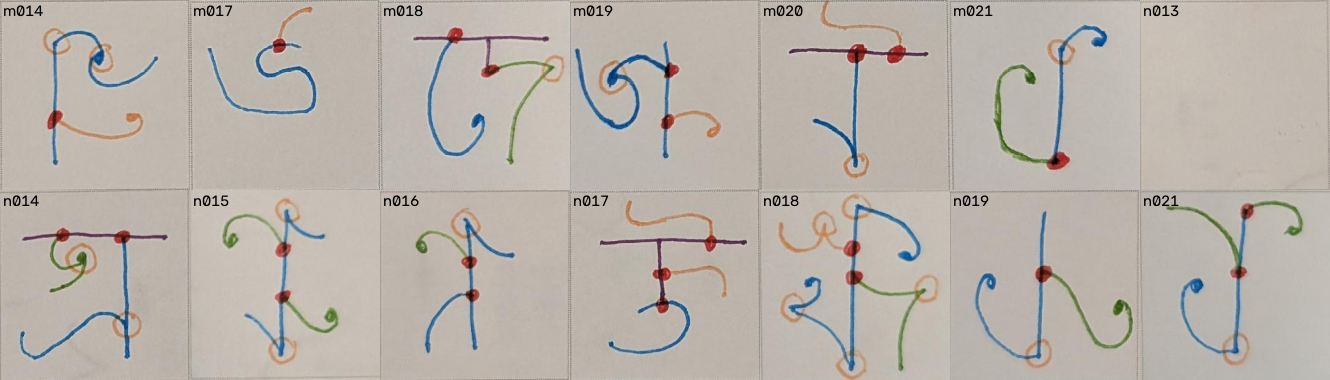
#> input picture scripts/script_analysis/strokegen/trace/chk.png, 1330 x 380 px
$ python ink.py chk.png out.png
#> lines starting #> are read from the running program, lines starting #| are printed output that depends on the picture; after the words box and inside, x2 and y2 are one past the last pixel; in counts of white or black regions, pixels touching at a corner belong together
"""Turn one rectified photo patch (400x400 = the 100x100 frame) of the owner's hand-drawn letter into a stroke graph.
Colours: blue = body stroke, green = second stroke, orange open curve = accent, purple = bar; red blob = 'red' junction; orange ring = 'touch' junction."""
import cv2, numpy as np, math
from skimage.morphology import skeletonize
from scipy import ndimage as ndi
K = 4.0                                                                    # px per frame unit

def masks(P):
    hsv = cv2.cvtColor(cv2.GaussianBlur(P, (5, 5), 0), cv2.COLOR_BGR2HSV); H, S, V = hsv[..., 0], hsv[..., 1], hsv[..., 2]
    Sbg = cv2.medianBlur(S, 61); rel = S.astype(np.int16) - Sbg.astype(np.int16)                            # saturation above the local paper level
    ok = (rel > 22) & (V > 55)
    m = {"blue": ok & (H >= 90) & (H <= 120), "green": ok & (H >= 30) & (H <= 70), "orange": (rel > 16) & (V > 110) & (H >= 7) & (H <= 26),
         "purple": ok & (H >= 146) & (H <= 172), "red": ok & ((H <= 6) | (H >= 173)) & (S > 100)}
    k = np.ones((3, 3), np.uint8)
    return {c: cv2.morphologyEx(cv2.morphologyEx(v.astype(np.uint8) * 255, cv2.MORPH_OPEN, k), cv2.MORPH_CLOSE, np.ones((9, 9) if c != "orange" else (5, 5), np.uint8)) for c, v in m.items()}

def blobs(mask, amin):
    n, lab, st, cen = cv2.connectedComponentsWithStats(mask); return [(tuple(cen[i]), st[i, 4], lab == i) for i in range(1, n) if st[i, 4] >= amin]

def _circle3(p, q, r):
    ax, ay = p; bx, by = q; cx, cy = r; d = 2 * (ax * (by - cy) + bx * (cy - ay) + cx * (ay - by))
    if abs(d) < 1e-6: return None
    ux = ((ax * ax + ay * ay) * (by - cy) + (bx * bx + by * by) * (cy - ay) + (cx * cx + cy * cy) * (ay - by)) / d
    uy = ((ax * ax + ay * ay) * (cx - bx) + (bx * bx + by * by) * (ax - cx) + (cx * cx + cy * cy) * (bx - ax)) / d
    return ux, uy, math.hypot(ax - ux, ay - uy)

def rings(orange, rmin=16, rmax=31, tol=3.2, span=250, tries=900, seed=1):
    """orange rings (touch junctions): circles whose circumference is mostly covered by orange skeleton, found by RANSAC (gaps and tails allowed).
    returns [(centre, radius)] and the orange mask with the ring bands erased"""
    rng = np.random.default_rng(seed); out = []; er = orange.copy()
    sk = skeletonize(orange > 0); ys, xs = np.nonzero(sk); P = np.c_[xs, ys].astype(float)
    alive = np.ones(len(P), bool)
    while alive.sum() > 25:
        idx = np.nonzero(alive)[0]; best = None
        for _ in range(tries):
            i = rng.choice(idx); near = idx[np.hypot(*(P[idx] - P[i]).T) < 2 * rmax]
            if len(near) < 3: continue
            j, k = rng.choice(near, 2, replace=False); c = _circle3(P[i], P[j], P[k])
            if c is None or not rmin <= c[2] <= rmax: continue
            d = np.hypot(P[idx, 0] - c[0], P[idx, 1] - c[1]); inl = idx[np.abs(d - c[2]) < tol]
            if len(inl) < 20: continue
            ang = np.arctan2(P[inl, 1] - c[1], P[inl, 0] - c[0]); cover = len(set(((ang + np.pi) / (2 * np.pi) * 36).astype(int) % 36)) * 10
            if cover >= span and (best is None or cover * len(inl) > best[0]): best = (cover * len(inl), c, inl)
        if best is None: break
        _, c, inl = best
        # refine by least squares on the inliers
        A = np.c_[2 * P[inl, 0], 2 * P[inl, 1], np.ones(len(inl))]; sol = np.linalg.lstsq(A, P[inl, 0] ** 2 + P[inl, 1] ** 2, rcond=None)[0]
        cx, cy = sol[0], sol[1]; r = math.sqrt(max(sol[2] + cx * cx + cy * cy, 1)); out.append(((float(cx), float(cy)), float(r)))
        alive[inl] = False
        dd = np.hypot(P[:, 0] - cx, P[:, 1] - cy); alive &= ~(np.abs(dd - r) < tol + 1)
        yy, xx = np.ogrid[:orange.shape[0], :orange.shape[1]]; D = np.hypot(xx - cx, yy - cy); er[np.abs(D - r) < 11] = 0
    return out, er

def skel_graph(mask):
    sk = skeletonize(mask > 0); ys, xs = np.nonzero(sk); S = set(zip(xs, ys))
    nb = lambda p: [(p[0] + dx, p[1] + dy) for dx in (-1, 0, 1) for dy in (-1, 0, 1) if (dx or dy) and (p[0] + dx, p[1] + dy) in S]
    deg = {p: len(nb(p)) for p in S}; nodes = {p for p in S if deg[p] != 2}
    # merge adjacent node pixels into clusters
    lab = {}; cl = []
    for p in nodes:
        if p in lab: continue
        stack = [p]; c = []; lab[p] = len(cl)
        while stack:
            q = stack.pop(); c.append(q)
            for r in nb(q):
                if r in nodes and r not in lab: lab[r] = len(cl); stack.append(r)
        cl.append(c)
    cen = [np.mean(c, axis=0) for c in cl]; seen = set(); edges = []
    for p in nodes:
        for q in nb(p):
            if q in nodes and lab[q] == lab[p]: continue
            if (p, q) in seen: continue
            path = [p, q]; seen.add((p, q)); cur, prev = q, p
            while cur not in nodes:
                nxt = [r for r in nb(cur) if r != prev]
                if not nxt: break
                prev, cur = cur, nxt[0]; path.append(cur)
            seen.add((cur, prev)); a = lab[p]; b = lab.get(cur, None)
            if b is None: b = len(cl); cl.append([cur]); cen.append(np.array(cur, float)); lab[cur] = b
            edges.append((a, b, np.array(path, float)))
    return cen, edges

def tangent(path, end, n=14):
    seg = path[:n] if end == 0 else path[::-1][:n]; v = seg[-1] - seg[0]; l = np.linalg.norm(v); return v / l if l else v

def strokes_from(mask, minlen=20, straight=-0.75):
    cen, edges = skel_graph(mask); edges = [e for e in edges if len(e[2]) >= 3 or e[0] != e[1]]
    # prune short spurs hanging off a junction
    deg = {}
    for a, b, p in edges: deg[a] = deg.get(a, 0) + 1; deg[b] = deg.get(b, 0) + 1
    edges = [e for e in edges if not (len(e[2]) < 11 and (deg[e[0]] == 1) != (deg[e[1]] == 1))]
    inc = {}
    for i, (a, b, p) in enumerate(edges): inc.setdefault(a, []).append((i, 0)); inc.setdefault(b, []).append((i, 1))
    link = {}                                                              # (edge,end) -> (edge,end) joined straight through a node
    for n, L in inc.items():
        if len(L) < 2: continue
        cand = []
        for x in range(len(L)):
            for y in range(x + 1, len(L)):
                d = float(tangent(edges[L[x][0]][2], L[x][1]) @ tangent(edges[L[y][0]][2], L[y][1]))
                if d < straight: cand.append((d, L[x], L[y]))
        used = set()
        for d, u, v in sorted(cand):
            if u in used or v in used: continue
            used |= {u, v}; link[u] = v; link[v] = u
    out = []; done = set()
    for i, (a, b, p) in enumerate(edges):
        if i in done: continue
        # walk to one extremity of the chain
        cur, end = i, 0
        walked = {(cur, end)}
        while (cur, end) in link:
            nxt, ne = link[(cur, end)]; cur, end = nxt, 1 - ne
            if (cur, end) in walked: break                                  # closed cycle: start anywhere
            walked.add((cur, end))
        if cur == i and (cur, 0) in link and (cur, 1) in link: pass
        chain = []; e, s = cur, end                                       # s = end where we start reading
        seen = set()
        while e not in seen:
            seen.add(e); path = edges[e][2]; chain.append(path if s == 0 else path[::-1]); done.add(e)
            nxt = link.get((e, 1 - s))
            if nxt is None: break
            e, s = nxt[0], nxt[1]
        pl = np.vstack(chain)
        if len(pl) >= minlen: out.append(pl)
    return out

def simplify(pl, eps=2.2):
    ap = cv2.approxPolyDP(pl.astype(np.float32).reshape(-1, 1, 2), eps, False).reshape(-1, 2); return ap

def extract(P):
    M = masks(P); red = blobs(M["red"], 60); orr, orange_er = rings(M["orange"])
    strokes = []; width = {}
    # bridge the red dots into every colour so strokes that pass under a dot stay connected there
    redm = M["red"].copy(); redm = cv2.dilate(redm, np.ones((5, 5), np.uint8))
    for col, role in (("blue", "body"), ("green", "second"), ("purple", "struct"), ("orange", "accent")):
        m = M[col] if col != "orange" else orange_er; m = cv2.bitwise_or(m, redm) if col != "orange" else m
        for c, r in orr: cv2.circle(m, (int(c[0]), int(c[1])), int(r + 3), 0, -1) if col != "orange" and False else None
        for pl in strokes_from(m):
            if col == "orange":
                ln = np.linalg.norm(np.diff(pl, axis=0), axis=1).sum()
                near = any(min(math.dist(pl[0], c), math.dist(pl[-1], c)) < r + 18 for c, r in orr)            # an arm that really starts at a ring is kept
                if ln < (46 if near else 40): continue                                                         # stubs left where a ring was erased
            strokes.append((role, pl))
    return M, strokes, [c for c, a, _ in red], [c for c, r in orr]
if __name__ == "__main__":
    import sys
    P = cv2.imread(sys.argv[1]); M, st, red, orr = extract(P); vis = P.copy()
#> further down, P is the input picture: shape (380, 1330, 3); mean B, G, R 170.6, 178.2, 185.4
#> in masks, `hsv = cv2.cvtColor(cv2.GaussianBlur(P, (5, 5), 0), cv2.COLOR_BGR2HSV)`: hsv: shape (380, 1330, 3); mean H, S, V 20.9, 26.7, 187.5
#> in masks, `ok = (rel > 22) & (V > 55)`:
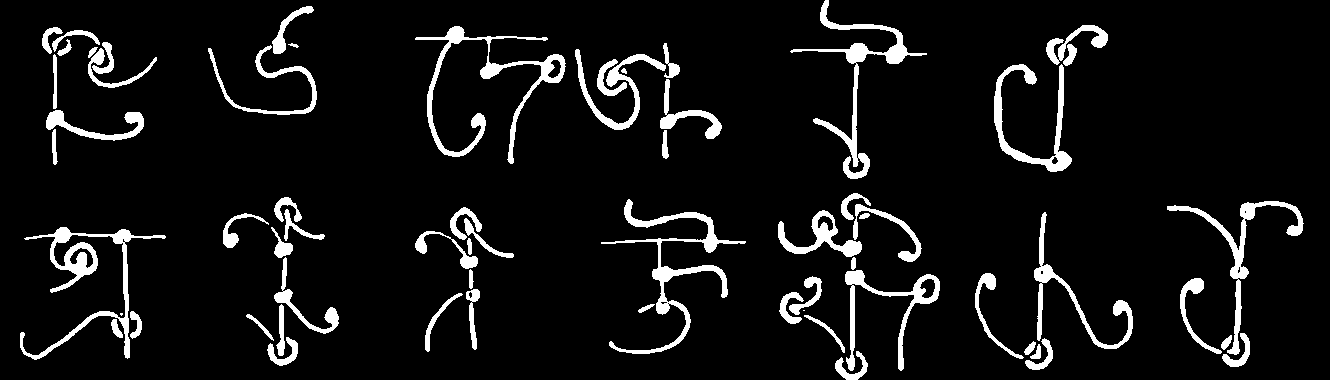
#> ok: shape (380, 1330) bool; 7.4% white; 64 white regions (2 under 20 px), largest, box (x1, y1, x2, y2) and area: (415, 26, 566, 164) 2887, (20, 227, 166, 360) 2837, (601, 199, 746, 354) 2818
#> in extract, `M = masks(P)`: M = 5 items
#> in blobs, `n, lab, st, cen = cv2.connectedComponentsWithStats(mask)`:
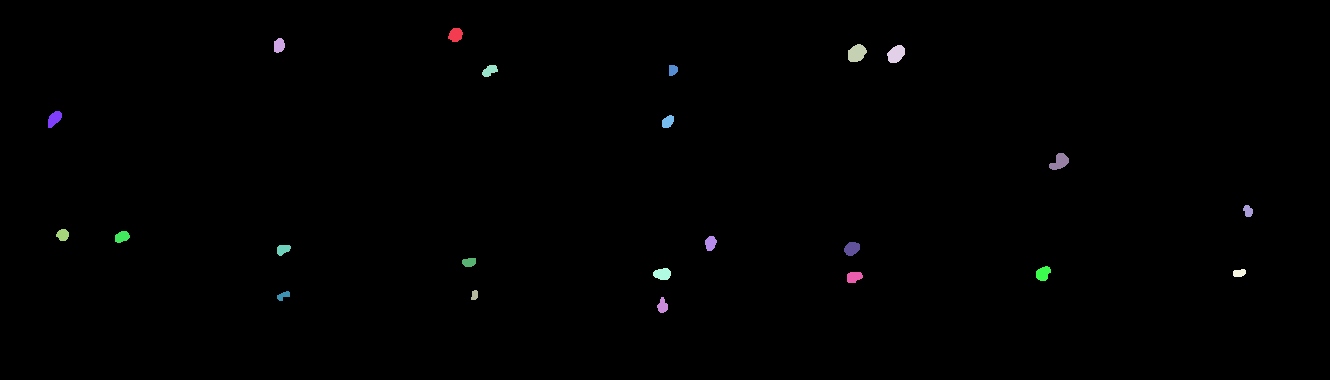
#> lab: shape (380, 1330) int32; 24 distinct labels, from 0 to 23; one colour per label, 0 black
#> in blobs, `n, lab, st, cen = cv2.connectedComponentsWithStats(mask)`: n = 24; st = 24 rows, first 6: [0, 0, 1330, 380, 502234], [448, 28, 15, 14, 159], [274, 38, 11, 15, 133], [848, 44, 19, 18, 256], [887, 45, 18, 18, 237], [482, 65, 16, 12, 126]; cen = 24 rows, first 8: [664.6, 189.6], [455.2, 34.45], [278.7, 45.08], [856.4, 52.84], [895.7, 53.64], [489.3, 70.26], [672.5, 69.69], [54.01, 118.4]
#> in blobs, `n, lab, st, cen = cv2.connectedComponentsWithStats(mask)`: mask: shape (380, 1330); 0.63% white; 23 white regions, largest, box (x1, y1, x2, y2) and area: (848, 44, 867, 62) 256, (887, 45, 905, 63) 237, (1049, 153, 1069, 170) 211
#> in extract, `red = blobs(M['red'], 60)`: red = 22 items
#> in rings, `er = orange.copy()`: er: shape (380, 1330); 2.4% white; 39 white regions (8 under 20 px), largest, box (x1, y1, x2, y2) and area: (777, 210, 844, 254) 1187, (58, 111, 144, 141) 839, (624, 199, 715, 236) 799
#> in rings, `sk = skeletonize(orange > 0)`: sk: shape (380, 1330) bool; 0.31% white in thin lines or dots, all inside (x1, y1, x2, y2) = (44, 2, 1255, 377)
#> in rings, `ys, xs = np.nonzero(sk)`: ys = 1560 values from 2 to 376; xs = 1560 values, max 1254 at index 682, min 44 at index 154, mean 610.6
#> in rings, `P = np.c_[xs, ys].astype(float)`: P = 1560 pairs, first value 44 to 1254, second value 2 to 376
#> the loop in rings, `while alive.sum() > 25:` made 2 passes
#> after the loop in rings, `while alive.sum() > 25:`:
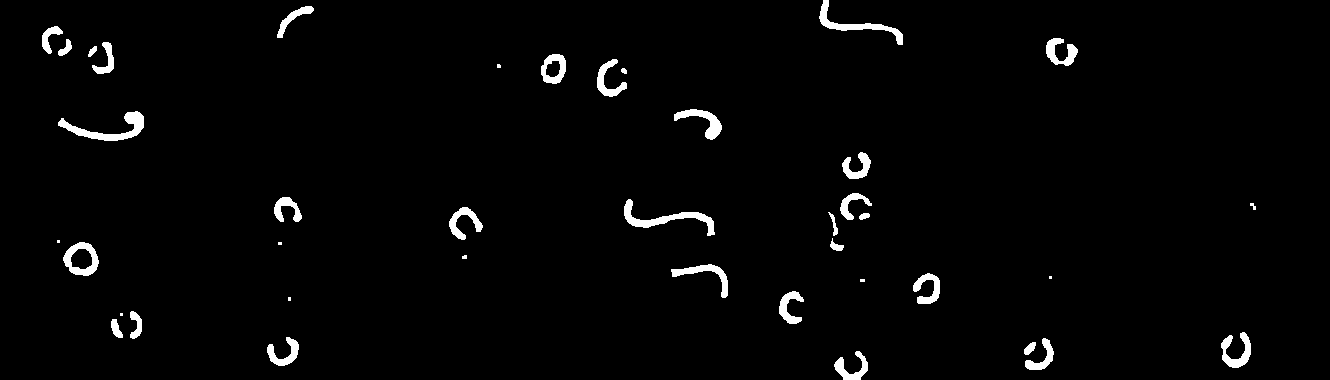
#> er: shape (380, 1330); 2.2% white; 40 white regions (8 under 20 px), largest, box (x1, y1, x2, y2) and area: (58, 111, 144, 141) 839, (624, 199, 715, 236) 799, (819, 0, 903, 45) 689
#> in extract, `redm = cv2.dilate(redm, np.ones((5, 5), np.uint8))`: redm: shape (380, 1330); 1.2% white; 23 white regions, largest, box (x1, y1, x2, y2) and area: (846, 42, 869, 64) 420, (885, 43, 907, 65) 397, (1047, 151, 1071, 172) 375
    for role, pl in st:
        col = {"body": (255, 0, 0), "second": (0, 160, 0), "accent": (0, 140, 255), "struct": (200, 0, 200)}[role]
        cv2.polylines(vis, [simplify(pl).astype(np.int32).reshape(-1, 1, 2)], False, (0, 0, 0), 5); cv2.polylines(vis, [simplify(pl).astype(np.int32).reshape(-1, 1, 2)], False, col, 2)
#> this loop made 73 passes
#> role on passes 1 to 12: 'body', 'body', 'body', 'body', 'body', 'body', 'body', 'body', 'body', 'body', 'body', 'body'
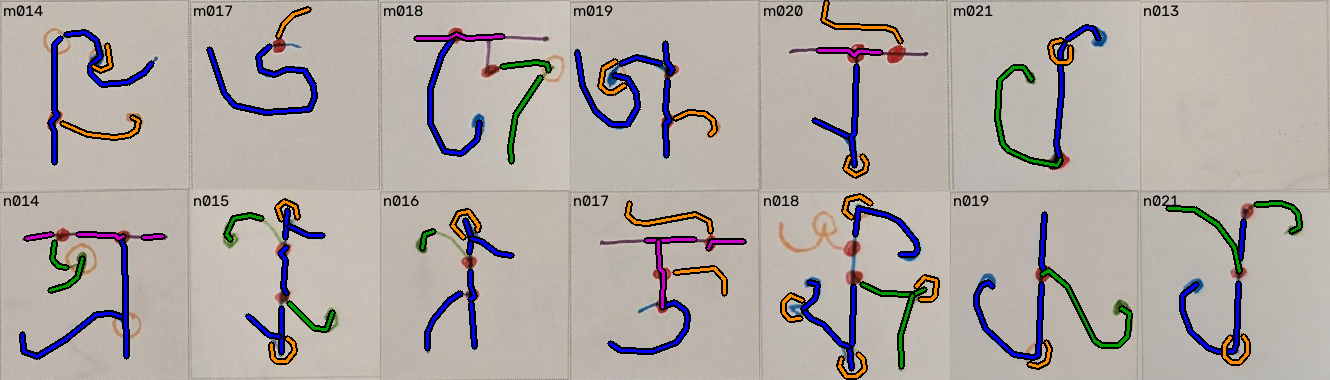
#> vis: shape (380, 1330, 3); 7.79% of pixels changed, all inside (x1, y1, x2, y2) = (19, 0, 1303, 380)
    for c in red: cv2.circle(vis, (int(c[0]), int(c[1])), 9, (0, 0, 255), 2)
#> this loop made 22 passes
#> c on passes 1 to 12: (455.2, 34.45), (278.7, 45.08), (856.4, 52.84), (895.7, 53.64), (489.3, 70.26), (672.5, 69.69), (54.01, 118.4), (667.5, 121.3), (1059.3, 161.5), (1247.6, 210.6), (62.39, 234.5), (121.6, 236.4)
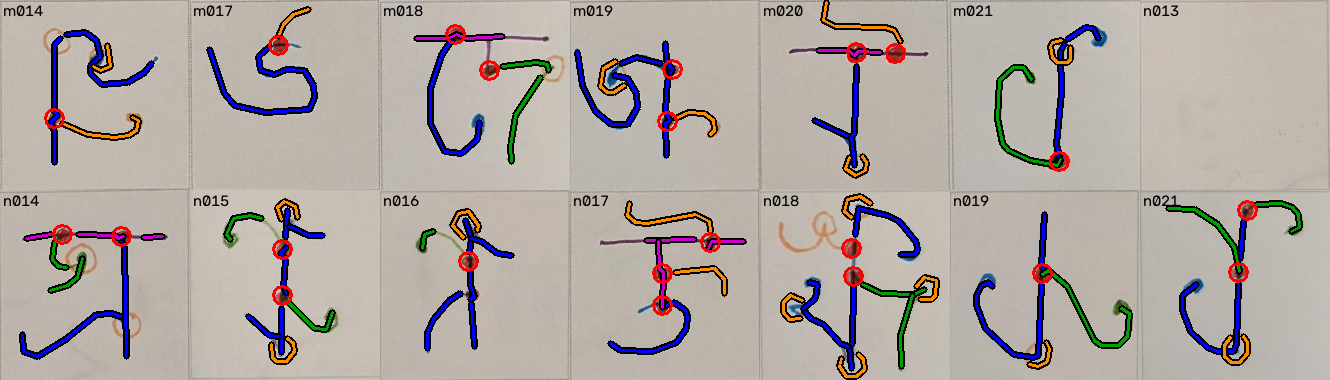
#> vis: shape (380, 1330, 3); 0.73% of pixels changed, all inside (x1, y1, x2, y2) = (44, 24, 1258, 316)
    for c in orr: cv2.circle(vis, (int(c[0]), int(c[1])), 14, (0, 128, 255), 2)
#> this loop made 1 pass
#> c on pass 1: (801.3, 229.6)
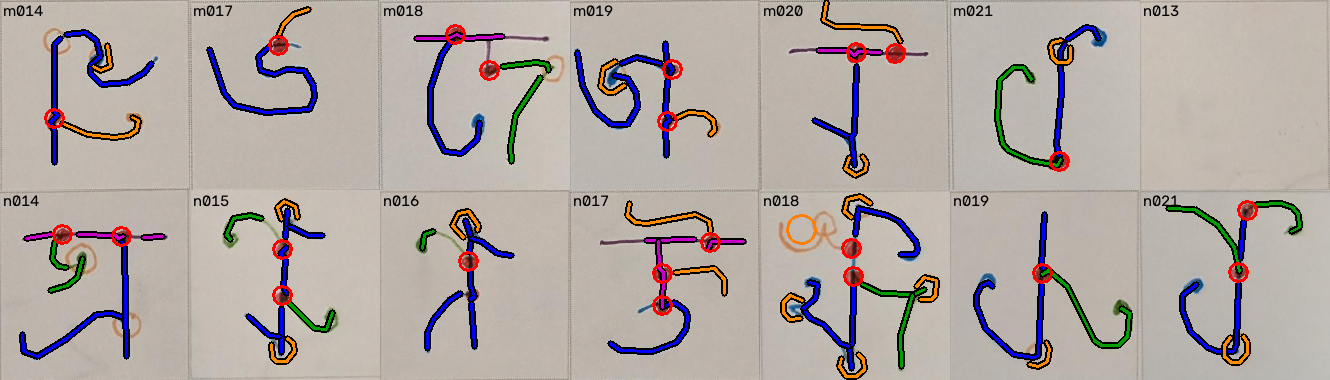
#> vis: shape (380, 1330, 3); 0.05% of pixels changed, all inside (x1, y1, x2, y2) = (786, 214, 817, 245)
    cv2.imwrite(sys.argv[2], np.hstack([P, vis])); print(len(st), "strokes", len(red), "red", len(orr), "rings")
#> after `cv2.imwrite(sys.argv[2], np.hstack([P, vis]))`:
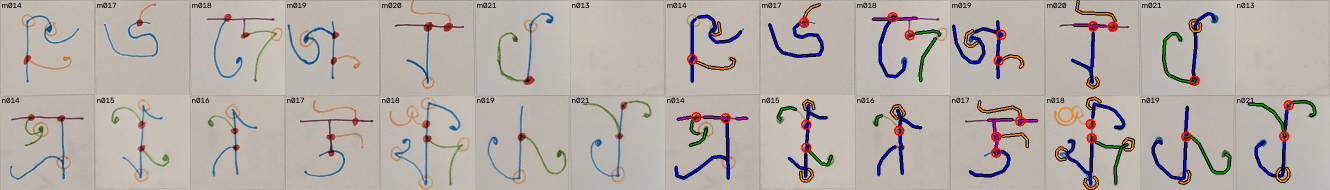
#> saved as out.png: shape (380, 2660, 3) (shown at 1/2 size); mean B, G, R 166.8, 173, 181.5
#| 73 strokes 22 red 1 rings
